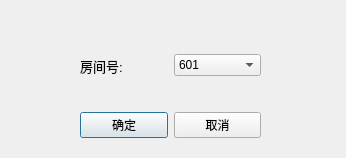
<?xml version="1.0" encoding="UTF-8"?>
<ui version="4.0">
 <class>DialogCheckIn</class>
 <widget class="QDialog" name="DialogCheckIn">
  <property name="geometry">
   <rect>
    <x>0</x>
    <y>0</y>
    <width>346</width>
    <height>158</height>
   </rect>
  </property>
  <property name="windowTitle">
   <string>办理入住</string>
  </property>
  <widget class="QWidget" name="">
   <property name="geometry">
    <rect>
     <x>80</x>
     <y>50</y>
     <width>181</width>
     <height>31</height>
    </rect>
   </property>
   <layout class="QHBoxLayout" name="horizontalLayout">
    <item>
     <widget class="QLabel" name="label">
      <property name="font">
       <font>
        <pointsize>10</pointsize>
       </font>
      </property>
      <property name="tabletTracking">
       <bool>false</bool>
      </property>
      <property name="text">
       <string>房间号:  </string>
      </property>
     </widget>
    </item>
    <item>
     <widget class="QComboBox" name="comboBox_roomid">
      <item>
       <property name="text">
        <string>601</string>
       </property>
      </item>
      <item>
       <property name="text">
        <string>602</string>
       </property>
      </item>
      <item>
       <property name="text">
        <string>603</string>
       </property>
      </item>
      <item>
       <property name="text">
        <string>604</string>
       </property>
      </item>
      <item>
       <property name="text">
        <string>605</string>
       </property>
      </item>
     </widget>
    </item>
   </layout>
  </widget>
  <widget class="QWidget" name="">
   <property name="geometry">
    <rect>
     <x>80</x>
     <y>110</y>
     <width>181</width>
     <height>31</height>
    </rect>
   </property>
   <layout class="QHBoxLayout" name="horizontalLayout_2">
    <item>
     <widget class="QPushButton" name="pushButton_ok">
      <property name="text">
       <string>确定</string>
      </property>
     </widget>
    </item>
    <item>
     <widget class="QPushButton" name="pushButton_cancel">
      <property name="text">
       <string>取消</string>
      </property>
     </widget>
    </item>
   </layout>
  </widget>
 </widget>
 <resources/>
 <connections>
  <connection>
   <sender>pushButton_ok</sender>
   <signal>clicked()</signal>
   <receiver>DialogCheckIn</receiver>
   <slot>accept()</slot>
   <hints>
    <hint type="sourcelabel">
     <x>124</x>
     <y>124</y>
    </hint>
    <hint type="destinationlabel">
     <x>172</x>
     <y>78</y>
    </hint>
   </hints>
  </connection>
  <connection>
   <sender>pushButton_cancel</sender>
   <signal>clicked()</signal>
   <receiver>DialogCheckIn</receiver>
   <slot>reject()</slot>
   <hints>
    <hint type="sourcelabel">
     <x>216</x>
     <y>124</y>
    </hint>
    <hint type="destinationlabel">
     <x>172</x>
     <y>78</y>
    </hint>
   </hints>
  </connection>
 </connections>
</ui>
